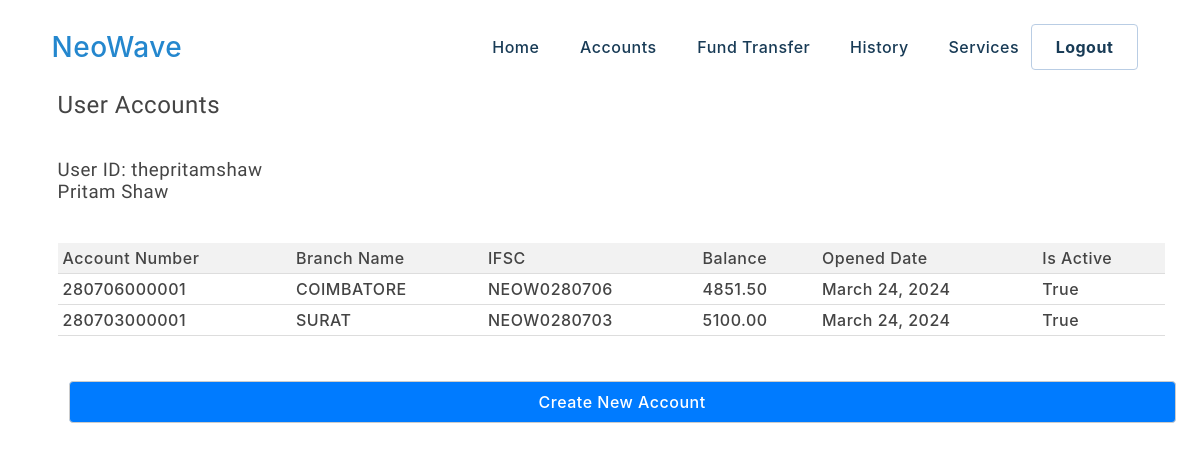
The app's page /useraccounts (signed in) with its own data.
### neowave/models.py (models this page shows, shortened)
class Profile(models.Model):
	user = models.OneToOneField(User, on_delete=models.CASCADE)
	firstname = models.CharField(max_length=100, default='')
	lastname = models.CharField(max_length=100, default='')
	fathername = models.CharField(max_length=100)
	mothername = models.CharField(max_length=100)
	street = models.CharField(max_length=255)
	city = models.CharField(max_length=100)
	pincode = models.CharField(max_length=6)
	mobilenumber = models.CharField(max_length=10)

class Account(models.Model):
	user = models.ForeignKey(User, on_delete=models.CASCADE)
	account_number = models.CharField(max_length=12, unique=True)
	branch_name = models.ForeignKey(Branch, on_delete=models.SET_NULL, null=True)
	ifsc = models.CharField(max_length=11, default='')
	balance = models.DecimalField(max_digits=10, decimal_places=2, default=0)
	opened_date = models.DateField(default=datetime.now)
	is_active = models.BooleanField(default=True)
	account_holder_name = models.CharField(max_length=255, default='')

class Branch(models.Model):
	branch_name = models.CharField(max_length=100)
	address = models.CharField(max_length=255)
	ifsc = models.CharField(max_length=11, unique=True)
	pincode = models.CharField(max_length=6)
	def __str__(self):
		return self.branch_name

### neowave/views.py (the view)
# urls.py: path('useraccounts', views.useraccounts, name= 'useraccounts'),
@login_required
def useraccounts(request):
	accounts = Account.objects.filter(user=request.user)
	branches = Branch.objects.all()
	return render(request, 'useraccounts.html', {'accounts': accounts, 'branches': branches})

### templates/useraccounts.html (shortened to what this page needs)
{% extends 'base.html' %}
	{% block bodycontent %}
	<section>
		<div class="container">
			<div class="content">
				<h1>User Accounts</h1><br><br>
				<h3>User ID: {{ user.username }}</h3>
				<h3>{{ request.user.profile.firstname }} {{ request.user.profile.lastname }}</h3><br><br>
				{% if accounts %}
					<table>
						<thead>
							<tr>
								<th>Account Number</th>
								<th>Branch Name</th>
								<th>IFSC</th>
								<th>Balance</th>
								<th>Opened Date</th>
								<th>Is Active</th>
							</tr>
						</thead>
						<tbody>
							{% for account in accounts %}
								<tr>
									<td>{{ account.account_number }}</td>
									<td>{{ account.branch_name }}</td>
									<td>{{ account.ifsc }}</td>
									<td>{{ account.balance }}</td>
									<td>{{ account.opened_date }}</td>
									<td>{{ account.is_active }}</td>
								</tr>
							{% endfor %}
						</tbody>
					</table>
				{% else %}
					<p>No accounts found.</p>
				{% endif %}
				<br><br>
				<a href="createaccount"><button>Create New Account</button></a>
			</div>
		</div>
	</section>
	{% endblock%}

### static/css/style.css (style rules this page uses)
* { margin: 0 1%; padding: 0; text-decoration: none; list-style: none; font-weight: 500; letter-spacing: .5px; font-family: Inter, -apple-system, BlinkMacSystemFont, "Segoe UI", Roboto, Helvetica, Arial, sans-serif, "Apple Color Emoji", "Segoe UI Emoji", "Segoe UI Symbol"; }
h1, h2, h3, h4, h5, h6 { font-family: "Raleway", sans-serif; }
a { color: #2487ce; text-decoration: none; }
body { font-family: "Open Sans", sans-serif; color: #444; margin: 0; padding: 0; }
select, input[type="text"], input[type="number"], input[type="password"], input[type="email"], button { width: 100%; padding: 10px; margin-top: 5px; border: 1px solid #ccc; border-radius: 4px; box-sizing: border-box; font-size: 16px; }
button, .button { width: 100%; padding: 10px; margin-top: 5px; border: 1px solid #ccc; border-radius: 4px; box-sizing: border-box; font-size: 16px; background-color: #007bff; color: #fff; cursor: pointer; }

### static/css/table.css (style rules this page uses)
table { border-collapse: collapse; width: 100%; }
th, td { padding: 5px; text-align: left; border-bottom: 1px solid #ddd; }
th { background-color: #f2f2f2; }

### records on screen
Account: account_number "280706000001", branch_name "COIMBATORE", ifsc "NEOW0280706", balance "4851.50", opened_date "March 24, 2024", is_active "True"
Account: account_number "280703000001", branch_name "SURAT", ifsc "NEOW0280703", balance "5100.00", opened_date "March 24, 2024", is_active "True"

### other values on screen
{{ user.username }} "thepritamshaw"
{{ request.user.profile.firstname }} "Pritam"
{{ request.user.profile.lastname }} "Shaw"
